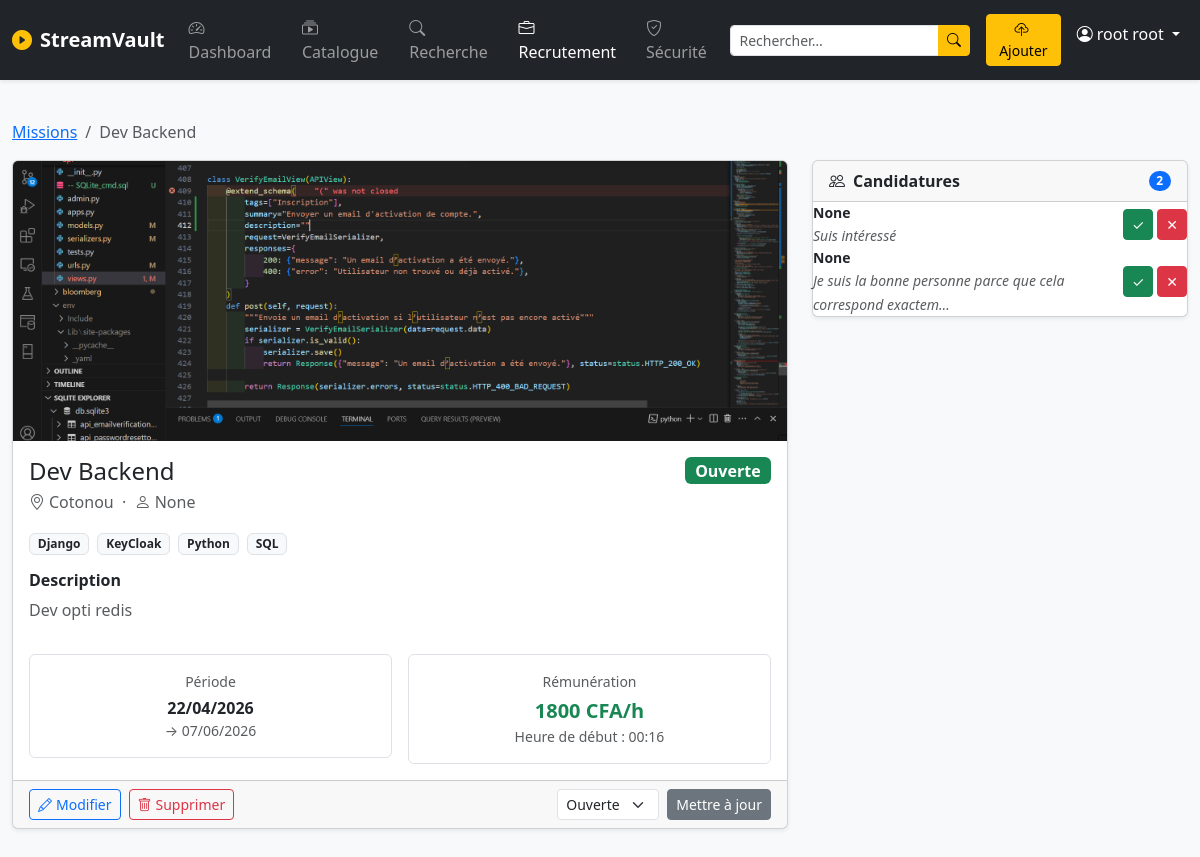
Page /recrutement/5/ (signed in) on the committed database.
### authentification/models.py (models this page shows, shortened)
class User(AbstractUser):
    username = None
    email = models.EmailField(max_length=100 , blank=True, null=True, unique=True)
    nom = models.CharField(max_length=50, blank=False, null=False)
    prenoms = models.CharField(max_length=65, blank=False, null=False)
    photo_url = models.ImageField(upload_to='photo/')
    creat_at = models.DateTimeField(auto_now_add=True, editable=False)
    update_at = models.DateTimeField(auto_now=True)
    is_staff = models.BooleanField(default=False)
    is_active = models.BooleanField(default=True, auto_created=True)
    is_superuser = models.BooleanField(default=False)
    USERNAME_FIELD = 'email'
    REQUIRED_FIELDS = ["nom", "prenoms"]
    objects = UserManager()
    @property
    def full_name(self):
        return f"{self.nom} {self.prenoms}"

### recrutement/models.py (models this page shows, shortened)
class Mission(models.Model):
    STATUT_OUVERTE   = "ouverte"
    STATUT_FERMEE    = "fermee"
    STATUT_POURVUE   = "pourvue"
    STATUT_CHOICES = [
        (STATUT_OUVERTE,  "Ouverte"),
        (STATUT_FERMEE,   "Fermée"),
        (STATUT_POURVUE,  "Pourvue"),
    ]
    titre       = models.CharField(max_length=200, verbose_name="Titre de la mission")
    description = models.TextField(verbose_name="Description")
    date_debut  = models.DateField(verbose_name="Date de début")
    date_fin    = models.DateField(verbose_name="Date de fin")
    heure       = models.TimeField(verbose_name="Heure de début")
    taux_horaire = models.DecimalField(
        max_digits=8, decimal_places=2, verbose_name="Taux horaire (CFA)"
    )
    competences = models.ManyToManyField(
        Competence,
        blank=True,
        related_name="missions",
        verbose_name="Compétences requises",
    )
    lieu        = models.CharField(max_length=200, verbose_name="Lieu")
    image       = models.ImageField(
        upload_to="missions/",
        blank=True,
        null=True,
        verbose_name="Image",
    )
    statut      = models.CharField(
        max_length=10,
        choices=STATUT_CHOICES,
        default=STATUT_OUVERTE,
        verbose_name="Statut",
    )
    auteur      = models.ForeignKey(
        settings.AUTH_USER_MODEL,
        on_delete=models.CASCADE,
        related_name="missions",
        verbose_name="Auteur",
    )
    cree_le     = models.DateTimeField(auto_now_add=True)
    modifie_le  = models.DateTimeField(auto_now=True)
    class Meta:
        verbose_name = "Mission"
        verbose_name_plural = "Missions"
        ordering = ["-cree_le"]
    @property
    def nombre_candidats(self):
        return self.candidatures.count()
    @property
    def statut_badge(self):
        return {
            self.STATUT_OUVERTE:  "success",
            self.STATUT_FERMEE:   "secondary",
            self.STATUT_POURVUE:  "primary",
        }.get(self.statut, "secondary")

class Competence(models.Model):
    nom = models.CharField(max_length=100, unique=True, verbose_name="Compétence")
    class Meta:
        verbose_name = "Compétence"
        verbose_name_plural = "Compétences"
        ordering = ["nom"]

class Candidature(models.Model):
    STATUT_EN_ATTENTE = "attente"
    STATUT_ACCEPTEE   = "acceptee"
    STATUT_REFUSEE    = "refusee"
    STATUT_CHOICES = [
        (STATUT_EN_ATTENTE, "En attente"),
        (STATUT_ACCEPTEE,   "Acceptée"),
        (STATUT_REFUSEE,    "Refusée"),
    ]
    mission   = models.ForeignKey(
        Mission,
        on_delete=models.CASCADE,
        related_name="candidatures",
        verbose_name="Mission",
    )
    candidat  = models.ForeignKey(
        settings.AUTH_USER_MODEL,
        on_delete=models.CASCADE,
        related_name="candidatures",
        verbose_name="Candidat",
    )
    statut    = models.CharField(
        max_length=10,
        choices=STATUT_CHOICES,
        default=STATUT_EN_ATTENTE,
        verbose_name="Statut",
    )
    message   = models.TextField(blank=True, verbose_name="Message de motivation")
    postule_le = models.DateTimeField(auto_now_add=True)
    class Meta:
        verbose_name = "Candidature"
        verbose_name_plural = "Candidatures"
        ordering = ["-postule_le"]
        unique_together = ("mission", "candidat")

### recrutement/views.py (the view)
# urls.py: path("<int:pk>/",                 views.detail_mission,     name="detail"),
@login_required
def detail_mission(request, pk):
    mission = get_object_or_404(
        Mission.objects.prefetch_related("competences", "candidatures__candidat").select_related("auteur"),
        pk=pk,
    )
    deja_candidat = Candidature.objects.filter(
        mission=mission, candidat=request.user
    ).exists()
    candidature_form = None
    if request.method == "POST" and not deja_candidat and request.user != mission.auteur:
        form = CandidatureForm(request.POST)
        if form.is_valid():
            c = form.save(commit=False)
            c.mission  = mission
            c.candidat = request.user
            c.save()
            messages.success(request, "✓ Votre candidature a été envoyée avec succès.")
            return redirect("recrutement:detail", pk=pk)
        else:
            candidature_form = form
    else:
        candidature_form = CandidatureForm()
    context = {
        "mission":          mission,
        "deja_candidat":    deja_candidat,
        "candidature_form": candidature_form,
        "candidatures":     mission.candidatures.select_related("candidat").all(),
        "est_auteur":       request.user == mission.auteur,
    }
    return render(request, "recrutement/detail_mission.html", context)

### recrutement/forms.py
class CandidatureForm(forms.ModelForm):
    class Meta:
        model  = Candidature
        fields = ["message"]
        widgets = {
            "message": forms.Textarea(attrs={
                "class": "form-control",
                "rows": 4,
                "placeholder": "Présentez-vous et expliquez pourquoi vous êtes le candidat idéal…",
            }),
        }
        labels = {"message": "Message de motivation (optionnel)"}

### recrutement/templates/recrutement/detail_mission.html (shortened to what this page needs)
{% extends "greenplay/base.html" %}
{% block content %}
<nav aria-label="breadcrumb" class="mb-3">
  <ol class="breadcrumb">
    <li class="breadcrumb-item"><a href="{% url 'recrutement:liste' %}">Missions</a></li>
    <li class="breadcrumb-item active">{{ mission.titre }}</li>
  </ol>
</nav>
<div class="row g-4">
  <div class="col-lg-8">
    <div class="card shadow-sm mb-3">
      {% if mission.image %}
      <img src="{{ mission.image.url }}" alt="{{ mission.titre }}"
           class="card-img-top" style="max-height:280px;object-fit:cover">
      {% endif %}
      <div class="card-body">
        <div class="d-flex justify-content-between align-items-start flex-wrap gap-2 mb-3">
          <div>
            <h4 class="mb-1">{{ mission.titre }}</h4>
            <p class="text-muted mb-0">
              <i class="bi bi-geo-alt me-1"></i>{{ mission.lieu }}
              &nbsp;·&nbsp;
              <i class="bi bi-person me-1"></i>{{ mission.auteur.get_full_name|default:mission.auteur.username }}
            </p>
          </div>
          <span class="badge bg-{{ mission.statut_badge }} fs-6">
            {{ mission.get_statut_display }}
          </span>
        </div>
        {% if mission.competences.all %}
        <div class="mb-3">
          {% for c in mission.competences.all %}
          <span class="badge bg-light text-dark border me-1">{{ c.nom }}</span>
          {% endfor %}
        </div>
        {% endif %}
        <h6 class="fw-semibold">Description</h6>
        <p class="text-muted">{{ mission.description|linebreaksbr }}</p>
        <div class="row g-3 mt-1">
          <div class="col-sm-6">
            <div class="border rounded p-3 text-center">
              <div class="text-muted small mb-1">Période</div>
              <div class="fw-semibold">{{ mission.date_debut|date:"d/m/Y" }}</div>
              <div class="text-muted small">→ {{ mission.date_fin|date:"d/m/Y" }}</div>
            </div>
          </div>
          <div class="col-sm-6">
            <div class="border rounded p-3 text-center">
              <div class="text-muted small mb-1">Rémunération</div>
              <div class="fw-semibold text-success fs-5">{{ mission.taux_horaire|floatformat:0 }} CFA/h</div>
              <div class="text-muted small">Heure de début : {{ mission.heure|time:"H:i" }}</div>
            </div>
          </div>
        </div>
      </div>
      {% if est_auteur %}
      <div class="card-footer d-flex justify-content-between align-items-center flex-wrap gap-2">
        <div class="d-flex gap-2">
          <a href="{% url 'recrutement:modifier' mission.pk %}" class="btn btn-sm btn-outline-primary">
            <i class="bi bi-pencil me-1"></i>Modifier
          </a>
          <a href="{% url 'recrutement:supprimer' mission.pk %}" class="btn btn-sm btn-outline-danger">
            <i class="bi bi-trash me-1"></i>Supprimer
          </a>
        </div>
        <form method="post" action="{% url 'recrutement:statut' mission.pk %}" class="d-flex align-items-center gap-2">
          <select name="statut" class="form-select form-select-sm" style="width:auto">
            {% for val, label in mission.STATUT_CHOICES %}
            <option value="{{ val }}" {% if mission.statut == val %}selected{% endif %}>{{ label }}</option>
            {% endfor %}
          </select>
          <button type="submit" class="btn btn-sm btn-secondary">Mettre à jour</button>
        </form>
      </div>
      {% endif %}
    </div>
  </div>
  <div class="col-lg-4">
    <div class="card shadow-sm">
      <div class="card-header fw-semibold d-flex justify-content-between align-items-center">
        <span><i class="bi bi-people me-2"></i>Candidatures</span>
        <span class="badge bg-primary rounded-pill">{{ mission.nombre_candidats }}</span>
      </div>
      {% if est_auteur and candidatures %}
      {% for c in candidatures %}
      <li class="list-group-item">
        <div class="d-flex justify-content-between align-items-center">
          <div>
            <div class="fw-semibold small">{{ c.candidat.username }}</div>
            <small class="text-muted fst-italic">{{ c.message|truncatechars:60 }}</small>
          </div>
          <form method="post" action="{% url 'recrutement:traiter_candidature' c.pk %}">
            <div class="d-flex gap-1">
              <button name="statut" value="acceptee" class="btn btn-sm btn-success">✓</button>
              <button name="statut" value="refusee"  class="btn btn-sm btn-danger">✕</button>
            </div>
          </form>
        </div>
      </li>
      {% endfor %}
      {% elif est_auteur %}
      <div class="card-body text-center text-muted py-4">
        <i class="bi bi-inbox fs-3 d-block mb-2"></i>
        Aucune candidature reçue.
      </div>
      {% else %}
      <div class="card-body text-center text-muted py-4">
        <i class="bi bi-people fs-3 d-block mb-2"></i>
        <strong class="fs-4 text-dark">{{ mission.nombre_candidats }}</strong>
        <div>candidat{{ mission.nombre_candidats|pluralize }} postulé{{ mission.nombre_candidats|pluralize }}</div>
      </div>
      {% endif %}
    </div>
  </div>
</div>
{% endblock %}

### greenplay/templates/greenplay/base.html (shortened to what this page needs)
{% load static %}
<!DOCTYPE html>
<html lang="fr">
<head>
  {% load static %}
  <link rel="stylesheet" href="{% static 'vendor/css/bootstrap.min.css' %}">
  <link rel="stylesheet" href="{% static 'vendor/css/bootstrap-icons.min.css' %}">
  <link rel="stylesheet" href="{% static 'vendor/css/fonts.css' %}">
</head>
<body class="bg-light">
<nav class="navbar navbar-expand-lg navbar-dark bg-dark shadow-sm">
  <div class="container-fluid">
    <a class="navbar-brand fw-bold" href="{% url 'media:dashboard' %}">
      <i class="bi bi-play-circle-fill text-warning me-2"></i>StreamVault
    </a>
    <div class="collapse navbar-collapse" id="navMenu">
      <ul class="navbar-nav me-auto mb-2 mb-lg-0">
        <li class="nav-item">
          <a class="nav-link {% if request.resolver_match.url_name == 'dashboard' %}active{% endif %}"
             href="{% url 'media:dashboard' %}">
            <i class="bi bi-speedometer2 me-1"></i>Dashboard
          </a>
        </li>
        <li class="nav-item">
          <a class="nav-link {% if request.resolver_match.url_name == 'catalogue' %}active{% endif %}"
             href="{% url 'media:catalogue' %}">
            <i class="bi bi-collection-play me-1"></i>Catalogue
          </a>
        </li>
        <li class="nav-item">
          <a class="nav-link {% if request.resolver_match.url_name == 'search' %}active{% endif %}"
             href="{% url 'media:search' %}">
            <i class="bi bi-search me-1"></i>Recherche
          </a>
        </li>
        <li class="nav-item">
          <a class="nav-link {% if 'recrutement' in request.resolver_match.namespace %}active{% endif %}"
            href="{% url 'recrutement:liste' %}">
            <i class="bi bi-briefcase me-1"></i>Recrutement
          </a>
        </li>
        {% if user.is_staff %}
        <li class="nav-item">
          <a class="nav-link {% if request.resolver_match.url_name == 'security' %}active{% endif %}"
             href="{% url 'media:security' %}">
            <i class="bi bi-shield-check me-1"></i>Sécurité
          </a>
        </li>
        {% endif %}
      </ul>
      <form class="d-flex me-3" action="{% url 'media:search' %}" method="get">
        <div class="input-group input-group-sm">
          <input type="text" name="q" class="form-control" placeholder="Rechercher…">
          <button class="btn btn-warning" type="submit">
            <i class="bi bi-search"></i>
          </button>
        </div>
      </form>
      <ul class="navbar-nav">
        <li class="nav-item">
          <a class="btn btn-warning btn-sm me-2" href="{% url 'media:upload' %}">
            <i class="bi bi-cloud-upload me-1"></i>Ajouter
          </a>
        </li>
        <li class="nav-item dropdown">
          <a class="nav-link dropdown-toggle text-white" href="#" data-bs-toggle="dropdown">
            <i class="bi bi-person-circle me-1"></i>{{ user.full_name }}
          </a>
        </li>
      </ul>
    </div>
  </div>
</nav>
<div class="container-fluid py-4">
  {% block content %}{% endblock %}
</div>
</body>
</html>

### rows in the picture
User: full_name "root root"
Mission: titre "Dev Backend", image (picture), lieu "Cotonou", auteur.get_full_name "None", statut "Ouverte", description "Dev opti redis", date_debut "22/04/2026", date_fin "07/06/2026", taux_horaire "1800", heure "00:16", nombre_candidats "2"
Competence: nom "Django"
Competence: nom "KeyCloak"
Competence: nom "Python"
Competence: nom "SQL"
Candidature: candidat.username "None", message "Suis intéressé"
Candidature: candidat.username "None", message "Je suis la bonne personne parce que cela correspond exactem…"
